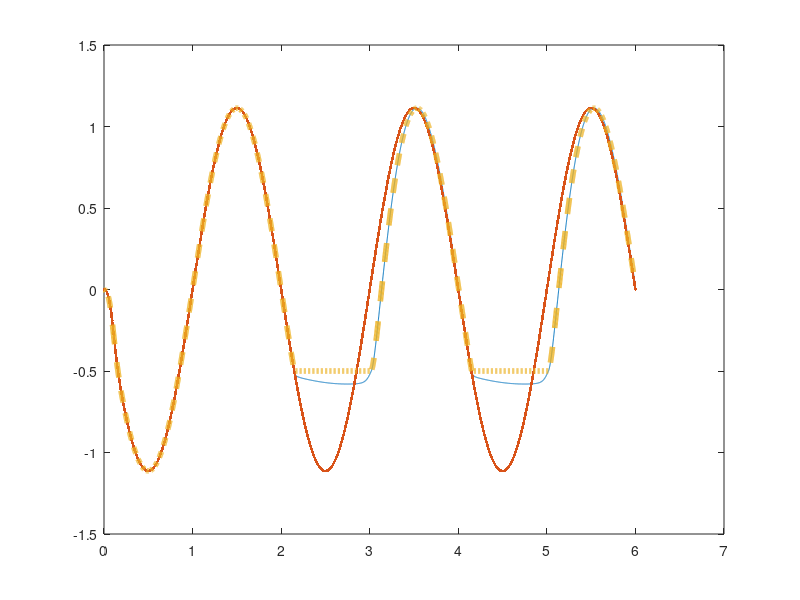

The MATLAB source for this figure:
clear all; 
close all;

r=0;
test=0;
a= 15;
b=5;
b_go=0.5; %b_go
u_go=4; %u_go
omega=2*pi;

x_d(1)=0.0;
y_d(1)=0.0;

x_r(1)=0.0;
y_r(1)=0.01;
xx_r(1)=0.0;

x_d2(1)=0.0;
y_d2(1)=0.0;

x_r2(1)=0.0;
y_r2(1)=0.0;

x_d3(1)=0.0;
y_d3(1)=0.0;

x_r3(1)=0.0;
y_r3(1)=0.01;

x_d4(1)=0.0;
y_d4(1)=0.0;

x_r4(1)=0.0;
y_r4(1)=0.0;


x_c(1)=0.0;
y_c(1)=1.0;

x(1)=0;
dt=0.001;
T(1)=0;
l(1)=0.0;

alpha_x=100;
alpha_y=100;

theta_left=0.0;
theta_right=0.0;
epsilon_c =4.0;
m_clock = 1.0;
theta_i=3.14;
epsilon_i=2.0;

nu=0.5;
omega=2*pi*nu;

m=1;
m2=1;
m3=1;
m4=1;
g=0;
g2=0;
g3=0;
g4=0;

beat_left=0;
beat_right=0;
previous_beat_left=0;
previous_beat_right=0;

diff=theta_left/omega;

for i = 1:(6.0/dt)

    if(T(i)*nu > beat_right)
        beat_right = previous_beat_right+1;
    end
    
    diff=theta_left/omega;
   
    if((T(i)+diff)*nu > beat_left)
        beat_left = previous_beat_left+1;
    end
     
      if(beat_right>previous_beat_right) 
         %g=g+0.1;
         previous_beat_right=beat_right;
      end
      
      if(beat_left>previous_beat_left)
         %g2=g2+0.1;
         previous_beat_left=beat_left;
      end
      
          
   r_clock=x_c(i)^2+y_c(i)^2;
   dx_c(i) = a * (m_clock-r_clock) * x_c(i) - omega* y_c(i);
   dy_c(i) = a * (m_clock-r_clock) * y_c(i) + omega*x_c(i); 
     
   dl(i)=b_go*(-l(i)+u_go);
   
   %shoulders left and right 
   
   dy_d(i) = u_go^4*b*(b/4*(g-x_d(i))- y_d(i));
   dx_d(i) = l(i)^4*y_d(i);
    
   dy_d2(i) = u_go^4*b*(b/4*(g2-x_d2(i))- y_d2(i));
   dx_d2(i) = l(i)^4*y_d2(i);
     
   r = (x_r(i)-x_d(i))^2 + y_r(i)^2;
   dx_r(i)= a*(m-r)*(x_r(i)-x_d(i))-omega*y_r(i)+epsilon_c*(cos(theta_right)*x_c(i)-sin(theta_right)*y_c(i));
   dy_r(i)= a*(m-r)*y_r(i) + omega*(x_r(i)-x_d(i))+epsilon_c*(cos(theta_right)*y_c(i)+sin(theta_right)*x_c(i));
   
   r2 = (x_r2(i)-x_d2(i))^2 + y_r2(i)^2;
   dx_r2(i)= a*(m2-r2)*(x_r2(i)-x_d2(i))-omega*y_r2(i)+epsilon_c*(cos(theta_left)*x_c(i)-sin(theta_left)*y_c(i));
   dy_r2(i)= a*(m2-r2)*y_r2(i) + omega*(x_r2(i)-x_d2(i))+epsilon_c*(cos(theta_left)*y_c(i)+sin(theta_left)*x_c(i));
  
   xx_r(i)=x_r(i);
   if(xx_r(i)<-0.5)
       if(beat_left>1)
           if(beat_left<4)
               xx_r(i)=-0.5;
           end
       end
   end
    dx_r(i)= dx_r(i)+alpha_x*(xx_r(i)-x_r(i));
    dy_r(i)= dy_r(i);%/(1+alpha_y*(xx_r(i)-x_r(i))^2);
    
   
   %elbows left and right
    
   dy_d3(i) = u_go^4*b*(b/4*(g3-x_d3(i))- y_d3(i));
   dx_d3(i) = l(i)^4*y_d3(i);
    
   dy_d4(i) = u_go^4*b*(b/4*(g4-x_d4(i))- y_d4(i));
   dx_d4(i) = l(i)^4*y_d4(i);
   
   r3 = (x_r3(i)-x_d3(i))^2 + y_r3(i)^2;
   dx_r3(i)= a*(m3-r3)*(x_r3(i)-x_d3(i))-omega*y_r3(i)+epsilon_c*(cos(theta_right-3.14)*x_c(i)-sin(theta_right-3.14)*y_c(i));
   dy_r3(i)= a*(m3-r3)*y_r3(i) + omega*(x_r3(i)-x_d3(i))+epsilon_c*(cos(theta_right-3.14)*y_c(i)+sin(theta_right-3.14)*x_c(i));
   
   r4 = (x_r4(i)-x_d4(i))^2 + y_r4(i)^2;
   dx_r4(i)= a*(m4-r4)*(x_r4(i)-x_d4(i))-omega*y_r4(i)+epsilon_c*(cos(theta_left-3.14)*x_c(i)-sin(theta_left-3.14)*y_c(i));
   dy_r4(i)= a*(m4-r4)*y_r4(i) + omega*(x_r4(i)-x_d4(i))+epsilon_c*(cos(theta_left-3.14)*y_c(i)+sin(theta_left-3.14)*x_c(i));
 
   % INTERNAL COUPLINGS
   
%    dx_r(i)=dx_r(i)+ epsilon_i*(cos(theta_i)*x_r3(i)-sin(theta_i)*y_r3(i));
%    dy_r(i)=dy_r(i)+epsilon_i*(cos(theta_i)*y_r3(i)+sin(theta_i)*x_r3(i));
%    
%    dx_r3(i)=dx_r3(i)+ epsilon_i*(cos(-theta_i)*x_r(i)-sin(-theta_i)*y_r(i));
%    dy_r3(i)=dy_r3(i)+epsilon_i*(cos(-theta_i)*y_r(i)+sin(-theta_i)*x_r(i));
%    
%    dx_r2(i)=dx_r2(i)+ epsilon_i*(cos(theta_i)*x_r4(i)-sin(theta_i)*y_r4(i));
%    dy_r2(i)=dy_r2(i)+epsilon_i*(cos(theta_i)*y_r4(i)+sin(theta_i)*x_r4(i));
%    
%    dx_r4(i)=dx_r4(i)+ epsilon_i*(cos(-theta_i)*x_r2(i)-sin(-theta_i)*y_r2(i));
%    dy_r4(i)=dy_r4(i)+epsilon_i*(cos(-theta_i)*y_r2(i)+sin(-theta_i)*x_r2(i));
   
   T(i+1) = T(i) + dt;
        
   x_d(i+1) = x_d(i) + dx_d(i)*dt;
   y_d(i+1) = y_d(i) + dy_d(i)*dt;
   x_r(i+1) = x_r(i) + dx_r(i)*dt;
   y_r(i+1) = y_r(i) + dy_r(i)*dt;
   x_d2(i+1) = x_d2(i) + dx_d2(i)*dt;
   y_d2(i+1) = y_d2(i) + dy_d2(i)*dt;
   x_r2(i+1) = x_r2(i) + dx_r2(i)*dt;
   y_r2(i+1) = y_r2(i) + dy_r2(i)*dt;
   x_d3(i+1) = x_d3(i) + dx_d3(i)*dt;
   y_d3(i+1) = y_d3(i) + dy_d3(i)*dt;
   x_r3(i+1) = x_r3(i) + dx_r3(i)*dt;
   y_r3(i+1) = y_r3(i) + dy_r3(i)*dt;
   x_d4(i+1) = x_d4(i) + dx_d4(i)*dt;
   y_d4(i+1) = y_d4(i) + dy_d4(i)*dt;
   x_r4(i+1) = x_r4(i) + dx_r4(i)*dt;
   y_r4(i+1) = y_r4(i) + dy_r4(i)*dt;
   x_c(i+1) = x_c(i) + dx_c(i)*dt;
   y_c(i+1) = y_c(i) + dy_c(i)*dt;
    
    l(i+1)=l(i)+dl(i)*dt;
          
end

dx_d(i+1)=dx_d(i);
dx_r(i+1)=dx_r(i);
%h(i+1)=h(i);
l(i+1)=l(i);

xx_r(i+1)=xx_r(i);

figure(1) 
plot(T, x_r, T, x_r2,'.', T, xx_r,'--','LineWidth', 4)









    
